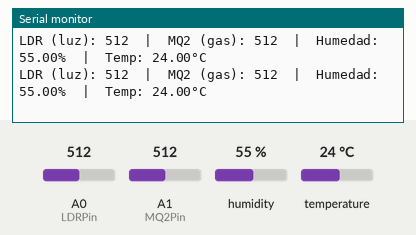
A sketch run on a simulated Arduino Uno, built with avr-gcc and run on an emulated ATmega328P. Shown: the last lines printed to the serial monitor. The inputs (shaded band) are chosen by the test bench; at power-on: humidity 55 %, A0 (LDRPin) = 512, A1 (MQ2Pin) = 512, temperature 24 °C.

Above: at 1.8 s.
1.9 s: humidity set to 22 %
At 3.3 s:
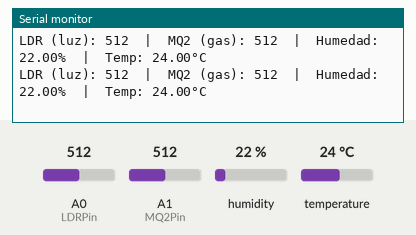
3.4 s: A0 (LDRPin) set to 716
At 4.7 s:
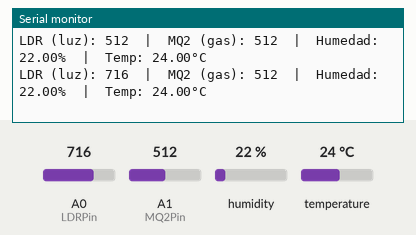
4.9 s: A1 (MQ2Pin) set to 716
At 6.0 s:
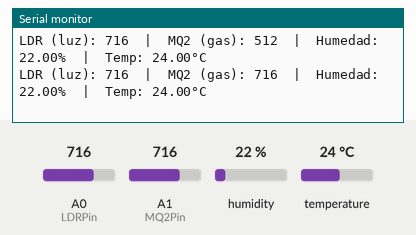
6.4 s: temperature set to 12 °C
At 7.7 s:
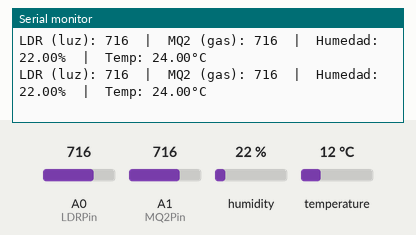
7.9 s: A0 (LDRPin) set to 992
At 9.3 s:
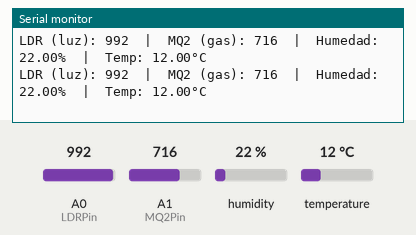
9.4 s: A1 (MQ2Pin) set to 992
At 11.0 s:
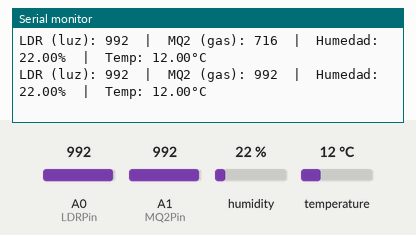
Timing chart, 0 to 11.9 s (numbered marks = the images above; inputs shaded):
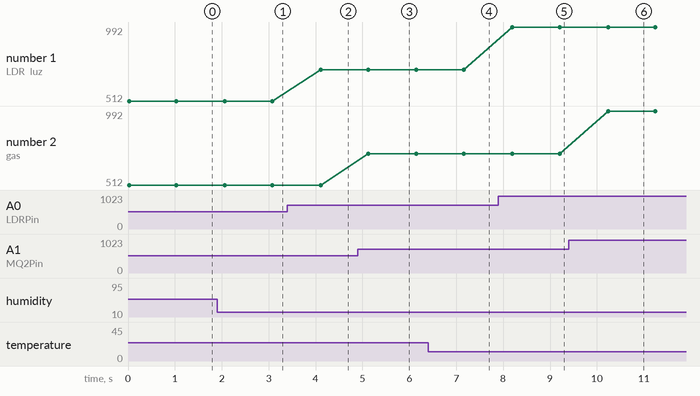

Measured:
- after the input at 1.9 s, the serial monitor: prints a new line after 0.17 s (image 1)
- after the input at 3.4 s, the serial monitor: prints a new line after 0.71 s (image 2)
- after the input at 4.9 s, the serial monitor: prints a new line after 0.22 s (image 3)
- after the input at 7.9 s, the serial monitor: prints a new line after 0.29 s (image 5)
- after the input at 9.4 s, the serial monitor: prints a new line after 0.84 s (image 6)
- plotted number 1: 512 → 716 after the input at 3.4 s, 716 → 992 after the input at 7.9 s

The sketch:

CodeArduino-checkpoint.ino
```cpp
#include <DHT.h>  // Librería para el sensor de humedad y temperatura

// Definir pines para cada sensor
int LDRPin = A0;      // Sensor de luz (LDR) conectado a A0
int MQ2Pin = A1;      // Sensor de gas (MQ2) conectado a A1
#define DHTPIN 2      // Sensor DHT (humedad y temperatura) conectado al pin digital 2
#define DHTTYPE DHT11 // Definir el tipo de sensor DHT (puede ser DHT11 o DHT22)

DHT dht(DHTPIN, DHTTYPE);  // Inicializa el sensor DHT

void setup() {
  Serial.begin(9600);      // Inicia la comunicación serial a 9600 baudios
  dht.begin();             // Inicializa el sensor DHT
}

void loop() {
  // Lectura del LDR y del MQ2
  int valorLDR = analogRead(LDRPin);
  int valorMQ2 = analogRead(MQ2Pin);

  // Lectura de humedad y temperatura
  float humedad = dht.readHumidity();
  float temperatura = dht.readTemperature();

  // Verificar si la lectura del DHT falló
  if (isnan(humedad) || isnan(temperatura)) {
    Serial.println("Error al leer del sensor DHT");
  } else {
    // Imprimir todos los valores en el Monitor Serial
    Serial.print("LDR (luz): ");
    Serial.print(valorLDR);
    Serial.print("  |  MQ2 (gas): ");
    Serial.print(valorMQ2);
    Serial.print("  |  Humedad: ");
    Serial.print(humedad);
    Serial.print("%  |  Temp: ");
    Serial.print(temperatura);
    Serial.println("°C");
  }

  delay(1000);  // Espera 1 segundo entre lecturas
}
```
